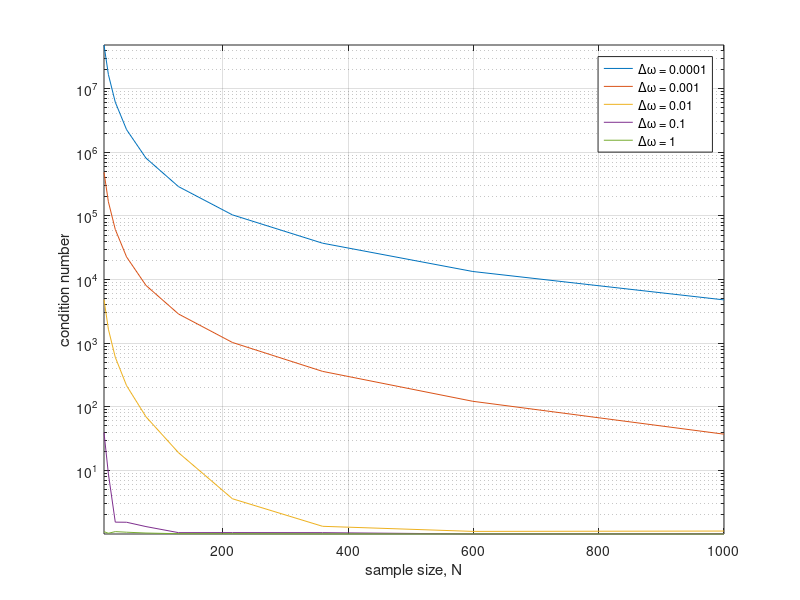

MATLAB code to generate this figure: (Note: this script raises an error after producing the figure.)
% Computes eigendecomposition of a simple 2-pole Hankel matrix and plots its condition
% number vs sample size and pole separation.
%
%
% HISTORY:
%
% 2021/04/29: - created by Vicente Zarzoso, UCA, CNRS, I3S, France.

% simulation parameters
num_dw = 5;                         % number of angular separation values
num_N = 10;                         % number of sample size values
dw = logspace(-4, 0, num_dw);       % pole angular separation
N = round(logspace(1, 3, num_N));   % sample size

cond_num = zeros(num_dw, num_N);

% loop over parameters
for i = 1:num_dw
    dw_current = dw(i);
    str = ['\Delta\omega = ', num2str(dw_current)];
    leg{i} = str;      % for legend
    disp(['===>>> Computing ', str])
   
    for j = 1:num_N
        
        % generate Vandermonde matrix of current parameters
        N_current = N(j);
        V = [ones(N_current, 1), exp(1j*(0:N_current-1)'*dw_current)];
        
        s = svd(V*V.');    % SVD of associated Hankel matrix
        
        cond_num(i, j) = abs(s(1)/s(2));
        
    end

end

% plot results
h = figure;
for i = 1:num_dw
    semilogy(N, cond_num(i, :)); hold on
end
grid; axis tight;
% set(gca, 'FontSize', 12)
xlabel('sample size, N');
ylabel('condition number');
legend(leg)

%% conditionNumber - Export Result Figure
savefigPath = 'C:\Users\lukin\Documents\GitHub\Hankel-Matrices\matlab\fig';
outNamePDF = 'eigen_hankel-conditionNumber';
datetimestamp = datestr(now, 'yyyy-mm-dd');
outfilename = strjoin({[savefigPath '\' outNamePDF '-' datetimestamp]});
savefig_tight(h,outfilename);